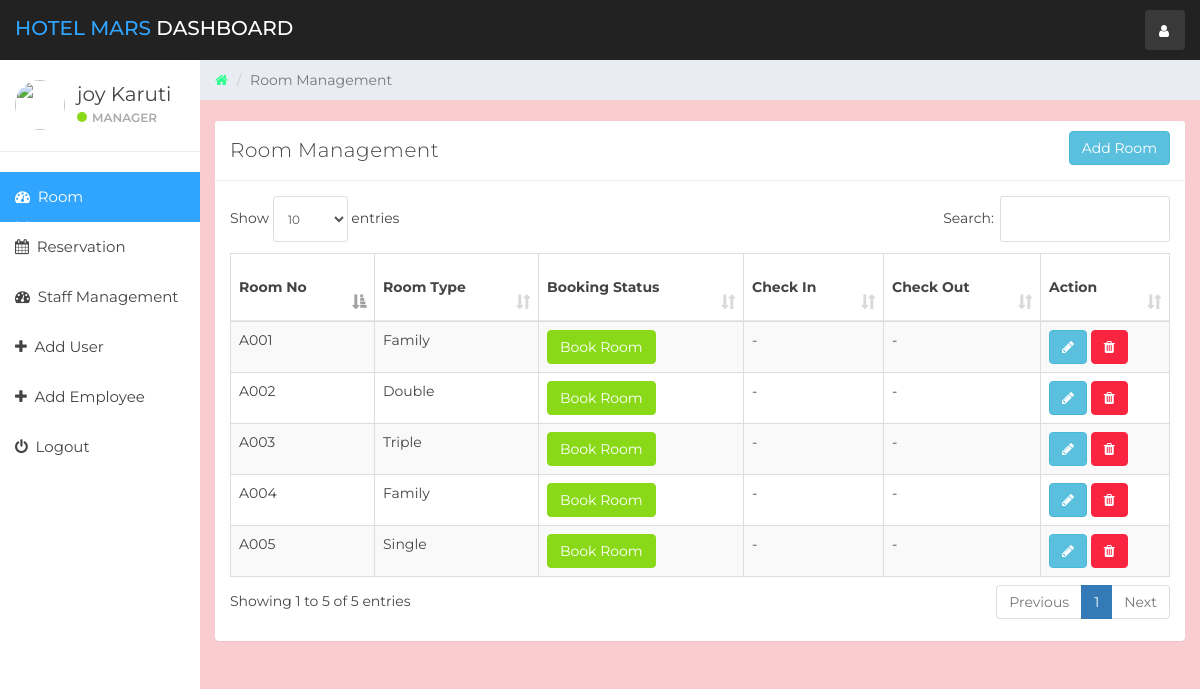
The app's page /admin/index.php?room_mang (signed in) with its own data.
### tables this page shows
CREATE TABLE `user` (
  `id` int(11) NOT NULL,
  `name` varchar(100) NOT NULL,
  `username` varchar(15) NOT NULL,
  `email` varchar(100) NOT NULL,
  `password` varchar(100) NOT NULL,
  `created_at` timestamp NOT NULL DEFAULT CURRENT_TIMESTAMP
);

CREATE TABLE `room` (
  `room_id` int(10) NOT NULL,
  `room_type_id` int(10) NOT NULL,
  `room_no` varchar(10) NOT NULL,
  `status` tinyint(1) DEFAULT NULL,
  `check_in_status` tinyint(1) NOT NULL,
  `check_out_status` tinyint(1) NOT NULL,
  `deleteStatus` tinyint(1) DEFAULT '0'
);

CREATE TABLE `room_type` (
  `room_type_id` int(10) NOT NULL,
  `room_type` varchar(100) NOT NULL,
  `price` int(10) NOT NULL,
  `max_person` int(10) NOT NULL
);

### admin/room_mang.php (the view, shortened to what this page needs)
<div class="col-sm-9 col-sm-offset-3 col-lg-10 col-lg-offset-2 main">
    <div class="row">
        <ol class="breadcrumb">
            <li><a href="#">
                    <em class="fa fa-home"></em>
                </a></li>
            <li class="active">Room Management</li>
        </ol>
    </div>
    <br>
    <div class="row">
        <div class="col-lg-12">
        </div>
    </div>
    <div class="row">
        <div class="col-lg-12">
            <div class="panel panel-default">
                <div class="panel-heading">Room Management
                    <button class="btn btn-info pull-right" data-toggle="modal" data-target="#addRoom">Add Room</button>
                </div>
                <div class="panel-body">
                    <table class="table table-striped table-bordered table-responsive" cellspacing="0" width="100%"
                           id="rooms">
                        <thead>
                        <tr>
                            <th>Room No</th>
                            <th>Room Type</th>
                            <th>Booking Status</th>
                            <th>Check In</th>
                            <th>Check Out</th>
                            <th>Action</th>
                        </tr>
                        </thead>
                        <tbody>
                        <?php
                        $room_query = "SELECT * FROM room NATURAL JOIN room_type WHERE deleteStatus = 0";
                        $rooms_result = mysqli_query($connection, $room_query);
                        if (mysqli_num_rows($rooms_result) > 0) {
                            while ($rooms = mysqli_fetch_assoc($rooms_result)) { ?>
                                <tr>
                                    <td><?php echo $rooms['room_no'] ?></td>
                                    <td><?php echo $rooms['room_type'] ?></td>
                                    <td>
                                        <?php
                                        if ($rooms['status'] == 0) {
                                            echo '<a href="index.php?reservation&room_id=' . $rooms['room_id'] . '&room_type_id=' . $rooms['room_type_id'] . '" class="btn btn-success">Book Room</a>';
                                        } else {
                                            echo '<a href="#" class="btn btn-danger">Booked</a>';
                                        }
                                        ?>
                                    <td>
                                        <?php
                                        if ($rooms['status'] == 1 && $rooms['check_in_status'] == 0) {
                                            echo '<button class="btn btn-success" id="checkInRoom"  data-id="' . $rooms['room_id'] . '" data-toggle="modal" data-target="#checkIn">Check In</button>';
                                        } elseif ($rooms['status'] == 0) {
                                            echo '-';
                                        } else {
                                            echo '<a href="#" class="btn btn-danger">Checked In</a>';
                                        }
                                        ?>
                                    </td>
                                    <td>
                                        <?php
                                        if ($rooms['status'] == 1 && $rooms['check_in_status'] == 1) {
                                            echo '<button class="btn btn-success" id="checkOutRoom" data-id="' . $rooms['room_id'] . '">Check Out</button>';
                                        } elseif ($rooms['status'] == 0) {
                                            echo '-';
                                        }
                                        ?>
                                    </td>
                                    <td>
                                        <button title="Edit Room Information" data-toggle="modal"
                                                data-target="#editRoom" data-id="<?php echo $rooms['room_id']; ?>"
                                                id="roomEdit" class="btn btn-info"><i class="fa fa-pencil"></i></button>
                                        <a href="ajax.php?delete_room=<?php echo $rooms['room_id']; ?>"
                                           class="btn btn-danger" onclick="return confirm('Are you Sure?')"><i
                                                    class="fa fa-trash" alt="delete"></i></a>
                                    </td>
                                </tr>
                            <?php }
                        } else {
                            echo "No Rooms";
                        }
                        ?>
                        </tbody>
                    </table>
                </div>
            </div>
        </div>
    </div>
</div>

### admin/header.php (shortened to what this page needs)
<!DOCTYPE html>
<html>
<head>
    <link href="css/bootstrap.min.css" rel="stylesheet">
    <link href="css/font-awesome.min.css" rel="stylesheet">
    <link href="css/datepicker3.css" rel="stylesheet">
    <link href="css/dataTables.bootstrap.min.css" rel="stylesheet">
    <link href="css/styles.css" rel="stylesheet">
</head>
<body>
<nav class="navbar navbar-custom navbar-fixed-top" role="navigation">
    <div class="container-fluid">
        <div class="navbar-header">
            <a class="navbar-brand" href="#"><span>Hotel Mars </span>Dashboard</a>
            <ul class="nav navbar-top-links navbar-right">
                <li class="dropdown"><a class="dropdown-toggle count-info" data-toggle="dropdown" href="#">
                        <em class="fa fa-user"></em>
                    </a>
                </li>
            </ul>
        </div>
    </div>
</nav>

### admin/sidebar.php (shortened to what this page needs)
<div id="sidebar-collapse" class="col-sm-3 col-lg-2 sidebar">
    <div class="profile-sidebar">
        <div class="profile-userpic">
            <img src="http://icons.iconarchive.com/icons/graphicloads/colorful-long-shadow/64/User-icon.png" class="img-responsive" alt="">
        </div>
        <div class="profile-usertitle">
            <div class="profile-usertitle-name"><?php echo $user['name'];?></div>
            <div class="profile-usertitle-status"><span class="indicator label-success"></span>Manager</div>
        </div>
    </div>
    <ul class="nav menu">
        <?php
        if (isset($_GET['room_mang'])){ ?>
            <li class="active">
                <a href="index.php?room_mang"><em class="fa fa-dashboard">&nbsp;</em>
                    Room Management
                </a>
            </li>
        <?php }
        if (isset($_GET['reservation'])){ ?>
            <li class="active">
                <a href="index.php?reservation"><em class="fa fa-calendar">&nbsp;</em>
                    Reservation
                </a>
            </li>
        <?php } else{?>
            <li>
                <a href="index.php?reservation"><em class="fa fa-calendar">&nbsp;</em>
                    Reservation
                </a>
            </li>
        <?php }
        if (isset($_GET['staff_mang'])){ ?>
            <li class="active">
                <a href="index.php?staff_mang"><em class="fa fa-dashboard">&nbsp;</em>
                    Staff Management
                </a>
            </li>
        <?php } else{?>
            <li>
                <a href="index.php?staff_mang"><em class="fa fa-dashboard">&nbsp;</em>
                    Staff Management
                </a>
            </li>
        <?php }
         if (isset($_GET['add_user'])){ ?>
            <li class="active">
                <a href="index.php?add_user"><em class="fa fa-plus">&nbsp;</em>
                    Add User
                </a>
            </li>
        <?php } else{?>
            <li>
                <a href="index.php?add_user"><em class="fa fa-plus">&nbsp;</em>
                    Add User
                </a>
            </li>
        <?php }
        if (isset($_GET['add_emp'])){ ?>
            <li class="active">
                <a href="index.php?add_emp"><em class="fa fa-plus">&nbsp;</em>
                    Add Employee
                </a>
            </li>
        <?php } else{?>
            <li>
                <a href="index.php?add_emp"><em class="fa fa-plus">&nbsp;</em>
                    Add Employee
                </a>
            </li>
        <?php }
        ?>
        <li><a href="logout.php"><em class="fa fa-power-off">&nbsp;</em> Logout</a></li>
    </ul>
</div>

### admin/index.php (shortened to what this page needs)
<?php
include_once "db.php";
if (isset($_SESSION['user_id'])){
    $user_id = $_SESSION['user_id'];
    $userQuery = "SELECT * FROM user WHERE id = '$user_id'";
    $result = mysqli_query($connection, $userQuery);
    $user = mysqli_fetch_assoc($result);
}else{
    header('Location:login.php');
}
include_once "header.php";
include_once "sidebar.php";
if (isset($_GET['room_mang'])){
    include_once "room_mang.php";
}
elseif (isset($_GET['reservation'])){
    include_once "reservation.php";
}
elseif (isset($_GET['staff_mang'])){
    include_once "staff_mang.php";
}
elseif (isset($_GET['add_emp'])){
    include_once "add_emp.php";
}
elseif (isset($_GET['add_user'])){
    include_once "add_user.php";
}
elseif (isset($_GET['emp_history'])){
    include_once "emp_history.php";
}
else{
    include_once "room_mang.php";
}
include_once "footer.php";

### admin/footer.php (shortened to what this page needs)
</body>
</html>

### admin/css/styles.css (style rules this page uses)
body { background: #f9ccd0; padding-top: 60px; font-size: 14px; color: #444444; font-family: "Montserrat", "Helvetica Neue", Helvetica, Arial, sans-serif; }
a, a:hover, a:focus { color: #30ff94; }
.navbar-custom { background: #222; height: 60px; }
.navbar-header .navbar-brand { color: #fff; font-size: 20px; text-transform: uppercase; font-weight: 500; height: 60px; padding-top: 18px; }
.navbar-header .navbar-brand span { color: #30a5ff; }
.dropdown { background: rgba(255, 255, 255, 0.1); float: left; margin: 10px 8px; padding: 0px; border-radius: 4px; }
.dropdown a.dropdown-toggle { color: #fff; height: 40px; width: 40px; padding-top: 11px; padding-left: 9px; }
.navbar-top-links li:last-child { margin-right: 15px; }
.dropdown em { margin: 0 5px; }
.btn-success, .btn-success:hover, .btn-success:focus, .btn-success:active, .btn-success.active, .open > .dropdown-toggle.btn-success, .btn-success.disabled, .btn-success[disabled], fieldset[disabled] .btn-success, .btn-success.disabled:hover, .btn-success[disabled]:hover, fieldset[disabled] .btn-success:hover, .btn-success.disabled:focus, .btn-success[disabled]:focus, fieldset[disabled] .btn-success:focus, .btn-success.disabled:active, .btn-success[disabled]:active, fieldset[disabled] .btn-success:active, .btn-success.disabled.active, .btn-success[disabled].active, fieldset[disabled] .btn-success.active { background-color: #8ad919; border-color: #8ad919; }
.btn-danger, .btn-danger:hover, .btn-danger:focus, .btn-danger:active, .btn-danger.active, .open > .dropdown-toggle.btn-danger, .btn-danger.disabled, .btn-danger[disabled], fieldset[disabled] .btn-danger, .btn-danger.disabled:hover, .btn-danger[disabled]:hover, fieldset[disabled] .btn-danger:hover, .btn-danger.disabled:focus, .btn-danger[disabled]:focus, fieldset[disabled] .btn-danger:focus, .btn-danger.disabled:active, .btn-danger[disabled]:active, fieldset[disabled] .btn-danger:active, .btn-danger.disabled.active, .btn-danger[disabled].active, fieldset[disabled] .btn-danger.active { background-color: #f9243f; border-color: #f9243f; }
.label-success { background-color: #8ad919; }
.panel { border: 0; }
.panel-heading { font-size: 20px; font-weight: 300; letter-spacing: 0.025em; height: 60px; line-height: 38px; }
.panel-default .panel-heading { background: #fff; border-bottom: 1px solid #e9ecf2; color: #444444; }
.navbar { border: 0; }
.sidebar { display: block; padding: 0; display: none; box-shadow: none; background: #fff; }
.sidebar ul { margin: 20px 0px; }
@media (min-width: 768px) { .sidebar { display: block; position: fixed; top: 60px; bottom: 0; left: 0; z-index: 1000; display: block; margin: 0; padding: 0; overflow-x: hidden; overflow-y: auto; } }
@media (min-width: 768px) { .navbar-header { width: 100%; } }
.sidebar ul.nav .active a, .sidebar ul.nav li.parent a.active, .sidebar ul.nav .active > a:hover, .sidebar ul.nav li.parent a.active:hover, .sidebar ul.nav .active > a:focus, .sidebar ul.nav li.parent a.active:focus { color: #fff; background-color: #30a5ff; }
.sidebar ul.nav li a { height: 50px; font-size: 15px; line-height: 2em; color: #444444; }
.profile-sidebar { padding: 10px 0; border-bottom: 1px solid #e9ecf2; }
.indicator { width: 10px; height: 10px; display: inline-block; border-radius: 9999px; margin-right: 5px; }
.profile-userpic img { float: left; margin: 10px 0px 0px 15px; width: 50px; height: 50px; border-radius: 9999px !important; }
.profile-usertitle { float: left; text-align: left; margin: 10px 0 0 12px; }
.profile-usertitle-name { font-size: 20px; margin-bottom: 0px; }
.profile-usertitle-status { text-transform: uppercase; color: #AAA; font-size: 12px; font-weight: 600; margin-bottom: 15px; }
.breadcrumb { border-radius: 0; padding: 10px 15px 10px 15px; background: #e9ecf2; margin: 0; }
.table { background: #fff; }
.table > thead > tr > th { border-bottom: 1px solid #e6e7e8; vertical-align: middle; height: 50px; }

### records on screen
user: name "joy Karuti"
room: room_no "A001", room_type.room_type "Family"
room: room_no "A002", room_type.room_type "Double"
room: room_no "A003", room_type.room_type "Triple"
room: room_no "A004", room_type.room_type "Family"
room: room_no "A005", room_type.room_type "Single"
